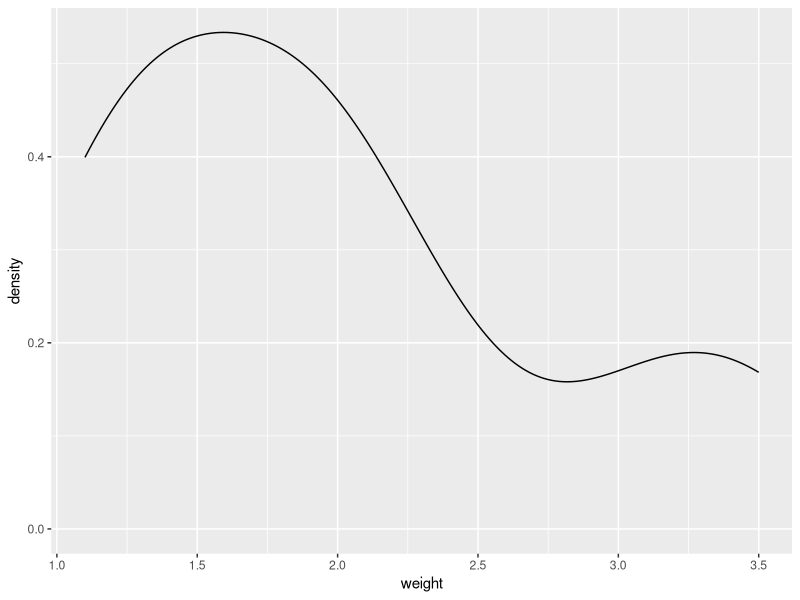
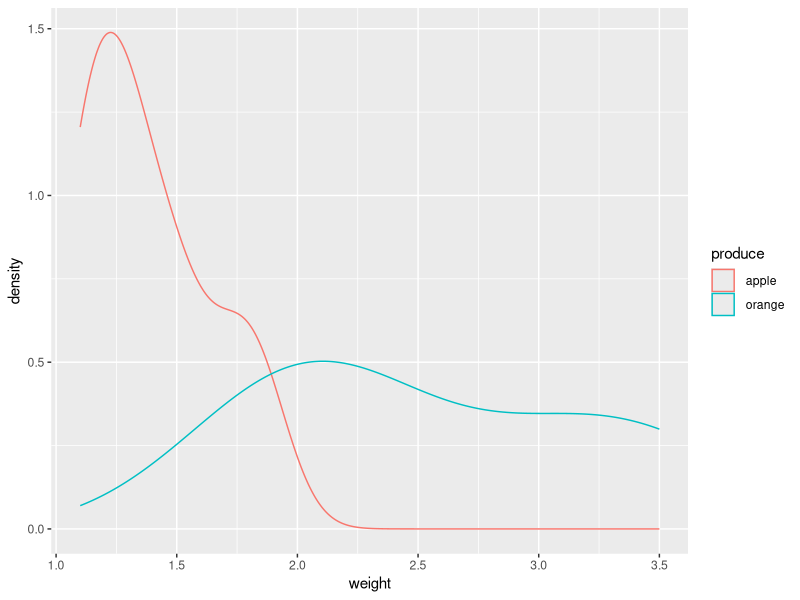
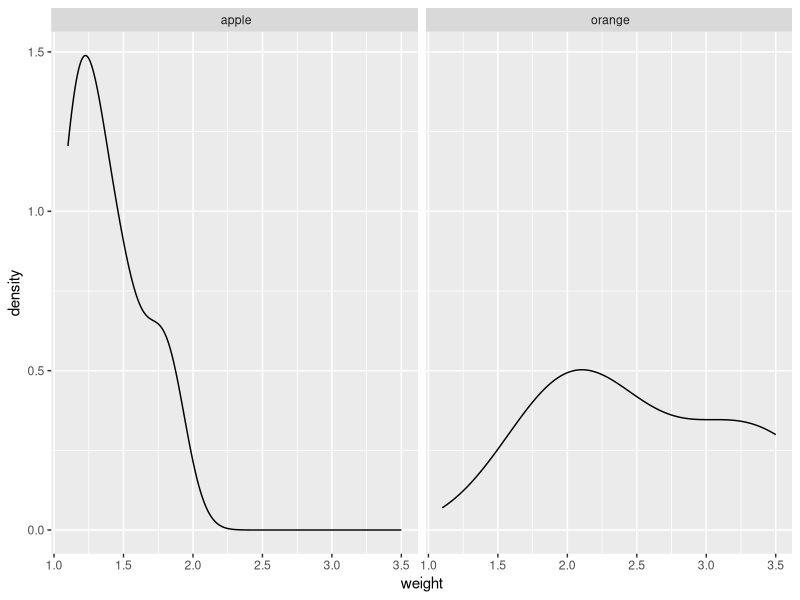
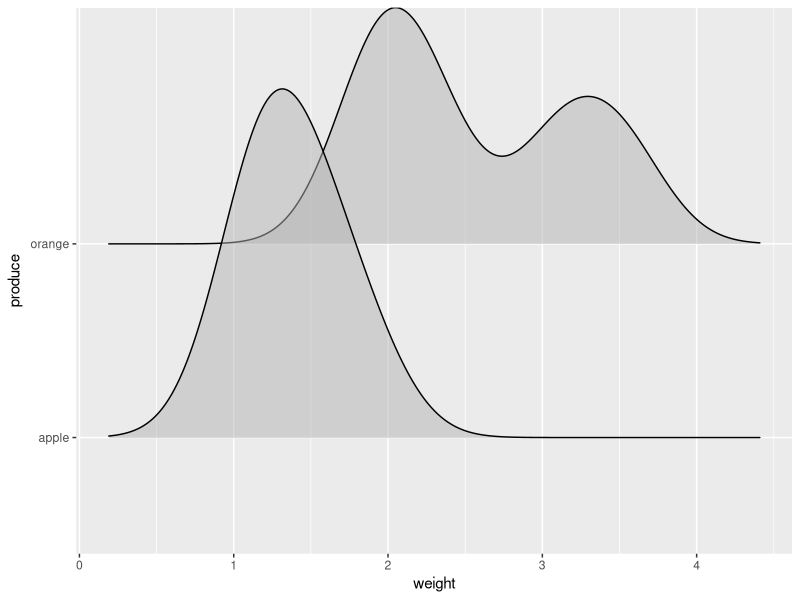

Recreate these plots in R, in order.
## ---- chunk 1
library(ggplot2)
library(ggridges)
## ---- chunk 2
measures <- read.csv("../data/measures.csv")
measures
## ---- chunk 3
#| fig-height: 2
#| fig-width: 2
ggplot(data = measures, mapping = aes(x = weight)) +
  geom_density()
## ---- chunk 4
#| fig-height: 2
#| fig-width: 3
ggplot(data = measures, mapping = aes(x = weight, color = produce)) +
  geom_density()
## ---- chunk 5
#| fig-height: 2
#| fig-width: 4
ggplot(data = measures, mapping = aes(x = weight)) +
  geom_density() +
  facet_wrap(~produce)
## ---- chunk 6
#| fig-height: 2
#| fig-width: 2
ggplot(data = measures, mapping = aes(x = weight, y = produce)) +
  geom_density_ridges(alpha = .5)
